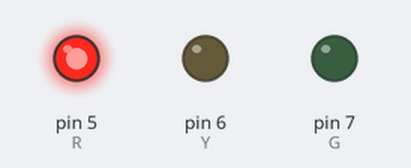
Bench run of a sketch on a simulated Arduino Uno, built with avr-gcc and run on an emulated ATmega328P. Parts: output pins drawn as LEDs (lit = HIGH).

Above: at 0.5 s.
At 3.6 s:
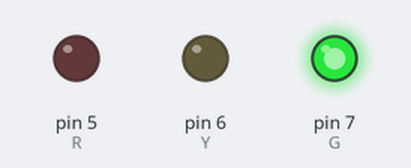
At 4.6 s:
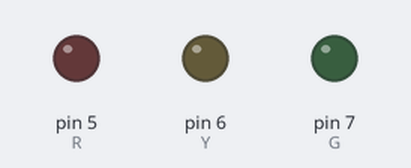
At 8.7 s:
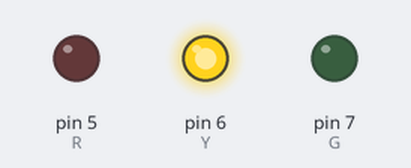
Timing chart, 0 to 9.2 s (numbered marks = the images above):
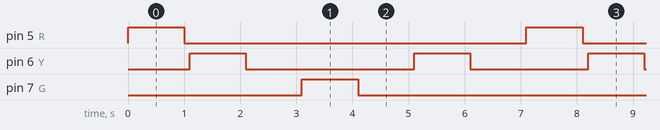

The sketch:

0.TRAFFIC_LED.ino
```cpp
int R=5;
int Y=6;
int G=7;
void setup() {
 pinMode (R,OUTPUT);
 pinMode (Y,OUTPUT);
 pinMode (G,OUTPUT);
}

void loop() {
 digitalWrite(R,HIGH);
 delay(1000);
 digitalWrite(R,LOW);
 delay(100);
 digitalWrite(Y,HIGH);
 delay(1000);
 digitalWrite(Y,LOW);
 delay(1000);
 digitalWrite(G,HIGH);
 delay(1000);
 digitalWrite(G,LOW);
 delay(1000);
 digitalWrite(Y,HIGH);
 delay(1000);
 digitalWrite(Y,LOW);
 delay(1000);

}
```

Measured:
- by itself, pin 5 (R), pin 7 (G): alternates HIGH for 1.0 s and LOW for 6.1 s
- by itself, pin 6 (Y): repeats every 7.1 s: LOW 3.0 s, HIGH 1.0 s, LOW 2.1 s, HIGH 1.0 s
- by itself, everything shown: repeats every 7.1 s, in 8 steps
